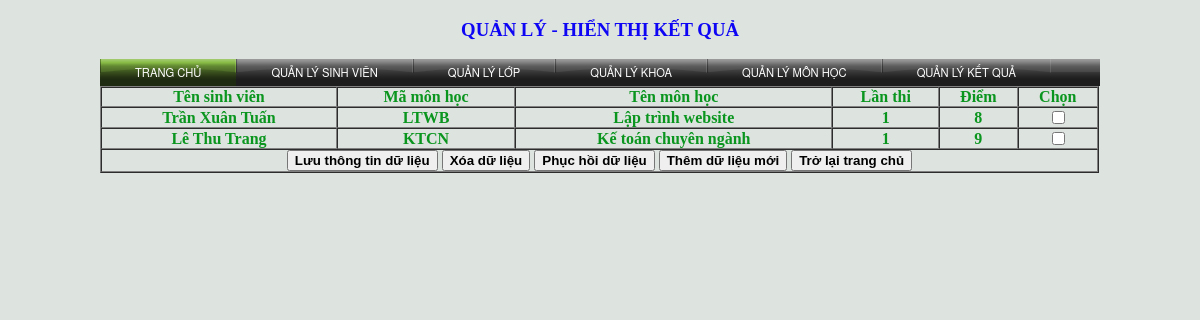
Screenshot of /ketqua.php with the database file from the repository.
### tables this page shows
CREATE TABLE IF NOT EXISTS `ketqua` (
  `p_id` double unsigned NOT NULL AUTO_INCREMENT,
  `tensv` varchar(100) NOT NULL,
  `mnh` varchar(100) NOT NULL,
  `tenmonhoc` varchar(100) NOT NULL,
  `lanthi` int(100) NOT NULL,
  `diem` int(10) NOT NULL,
  `p_check` tinyint(3) unsigned zerofill NOT NULL,
  `p_del` tinyint(3) unsigned zerofill NOT NULL,
  PRIMARY KEY (`p_id`)
);

### ketqua.php (the view, shortened to what this page needs)
<?php
$sql=mysql_query("select * from ketqua");
?>
<!DOCTYPE html PUBLIC "-//W3C//DTD XHTML 1.0 Transitional//EN" "http://www.w3.org/TR/xhtml1/DTD/xhtml1-transitional.dtd">
<html xmlns="http://www.w3.org/1999/xhtml">
<head>
<link href="css/styless.css" rel="stylesheet" type="text/css">
</head>
<body>
<h3> QUẢN LÝ - HIỂN THỊ KẾT QUẢ</h3>
<form method="post" action="ketqua.php">
<div id='cssmenu'>
<ul>
   <li class='active '><a href='index.php'><span>Trang chủ</span></a></li>
   <li><a href='sinhvien.php'><span>Quản lý sinh viên</span></a></li>
   <li><a href='lop.php'><span>Quản lý lớp</span></a></li>
   <li><a href='khoa.php'><span>Quản lý khoa</span></a></li>
   <li><a href='monhoc.php'><span>Quản lý môn học</span></a></li>
   <li><a href='ketqua.php'><span>Quản lý kết quả</span></a></li>
</ul>
</div>
	<table border="1" cellpadding="0" cellspacing="0" width="999">
    	<tr>
        	<td>Tên sinh viên</td>
            <td>Mã môn học</td>
            <td>Tên môn học</td>
            <td>Lần thi</td>
            <td>Điểm</td>
            <td>Chọn</td>
     	</tr>
        <?php
        if($sql){
	if(mysql_num_rows($sql)>0){
		while($row=mysql_fetch_assoc($sql))
		{
			if($row['p_del']==0){
			echo '<tr>';
			echo '<td>'.$row['tensv'].'</td>';
			echo '<td>'.$row['mnh'].'</td>';
			echo '<td>'.$row['tenmonhoc'].'</td>';
			echo '<td>'.$row['lanthi'].'</td>';
			echo '<td>'.$row['diem'].'</td>';
			echo '<td><input type="checkbox" name="check[]" value="'.$row['p_id'].'"></td>';
			echo '</tr>';
			}
		}
	}
}
?>
	<tr>
    	<td colspan="8">
		<div id="tt">
        	<input type="submit" name="update" value="Lưu thông tin dữ liệu" />
            <input type="submit" name="delete" value="Xóa dữ liệu" />
            <input type="submit" name="undel" value="Phục hồi dữ liệu" />
            <input type="submit" name="new" value="Thêm dữ liệu mới" />
             <input type="submit" name="index" value="Trở lại trang chủ" />
          </div>
    </tr>
	</table>
</form>
</body>
</html>

### css/styless.css (style rules this page uses)
body { margin: auto; width:1000px; background: #dde3de; text-align: center; }
body tr { color: #0a951f; font-weight:bold; }
body h3 { color: #0E05F5; }
#tt input { font-weight:bold; }
#cssmenu { width: 100%; height: 27px; margin: 0; padding: 0; background: #000000 url(../images/bg-bubplastic.gif) top left repeat-x; }
#cssmenu ul { list-style: none; margin: 0; padding: 0; }
#cssmenu ul li { float: left; margin: 0; padding: 0; background: transparent url(../images/bg-bubplastic-button.gif) top left no-repeat; }
#cssmenu ul li a { display: block; height: 27px; padding-left: 35px; float: left; text-transform: uppercase; font-family: 'Helvetica Neue',helvetica,'microsoft sans serif',arial,sans-serif; font-size: 70%; color: #FFFFFF; text-decoration: none; }
#cssmenu ul li a span { display: block; float: left; height: 22px; padding-top: 5px; padding-right: 35px; background: transparent url(../images/bg-bubplastic-button.gif) top right no-repeat; cursor: pointer; }
#cssmenu ul li a:hover, #cssmenu ul li.active a { background: transparent url(../images/bg-bubplastic-h-lime.gif) top left no-repeat; }
#cssmenu ul li a:hover span, #cssmenu ul li.active a span { background: transparent url(../images/bg-bubplastic-h-lime.gif) top right no-repeat; }

### rows the page displays
ketqua: tensv "Trần Xuân Tuấn", mnh "LTWB", tenmonhoc "Lập trình website", lanthi "1", diem "8"
ketqua: tensv "Lê Thu Trang", mnh "KTCN", tenmonhoc "Kế toán chuyên ngành", lanthi "1", diem "9"
